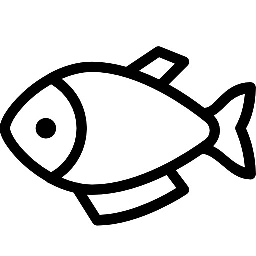
#> input picture img/fish.jpg, 256 x 256 px
$ python affine.py
#> lines starting #> are read from the running program, lines starting #| are printed output that depends on the picture; after the words box and inside, x2 and y2 are one past the last pixel; in counts of white or black regions, pixels touching at a corner belong together
# 이미지 뒤틀기 (어핀 변환)

import cv2
import numpy as np
from matplotlib import pyplot as plt

file_name = '../img/fish.jpg'
img = cv2.imread(file_name)
#> img is the input picture: shape (256, 256, 3); min 0, max 255, mean 211.5
rows, cols = img.shape[:2]
#> rows = 256; cols = 256

# 변환 전, 후 각 3개의 좌표 생성
pts1 = np.float32([[100, 50], [200, 50], [100, 200]])
#pts2 = np.float32([[80, 70], [210, 60], [250, 120]])
pts2 = np.float32([[60, 90], [30, 110], [120, 210]])

# 변환 전 좌표를 이미지에 표시
cv2.circle(img, (100, 50), 5, (255, 0), -1)
#> img: shape (256, 256, 3); 0.12% of pixels changed, all inside (x1, y1, x2, y2) = (95, 45, 106, 56)
cv2.circle(img, (200, 50), 5, (0, 255, 0), -1)
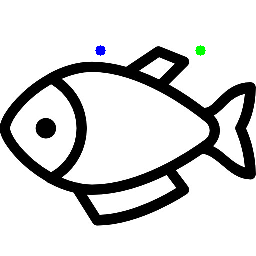
#> img: shape (256, 256, 3); mean B, G, R 211.1, 211.1, 210.8
cv2.circle(img, (100, 200), 5, (0, 0, 255), -1)
#> img: shape (256, 256, 3); 0.12% of pixels changed, all inside (x1, y1, x2, y2) = (95, 195, 106, 206)

# 짝지은 3개의 좌표로 변환 행렬 계산
mtrx = cv2.getAffineTransform(pts1, pts2)
# 아핀 변환 적용
dst = cv2.warpAffine(img, mtrx, (int(cols*1.5), rows))
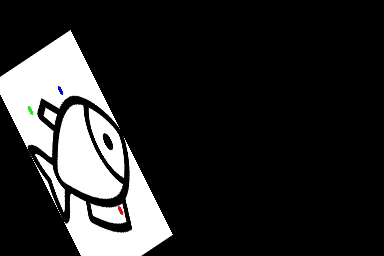
#> dst: shape (256, 384, 3); mean B, G, R 42.6, 42.6, 42.6

# 결과 출력
cv2.imshow('origin',img)
cv2.imshow('affin', dst)
cv2.waitKey(0)
cv2.destroyAllWindows()
